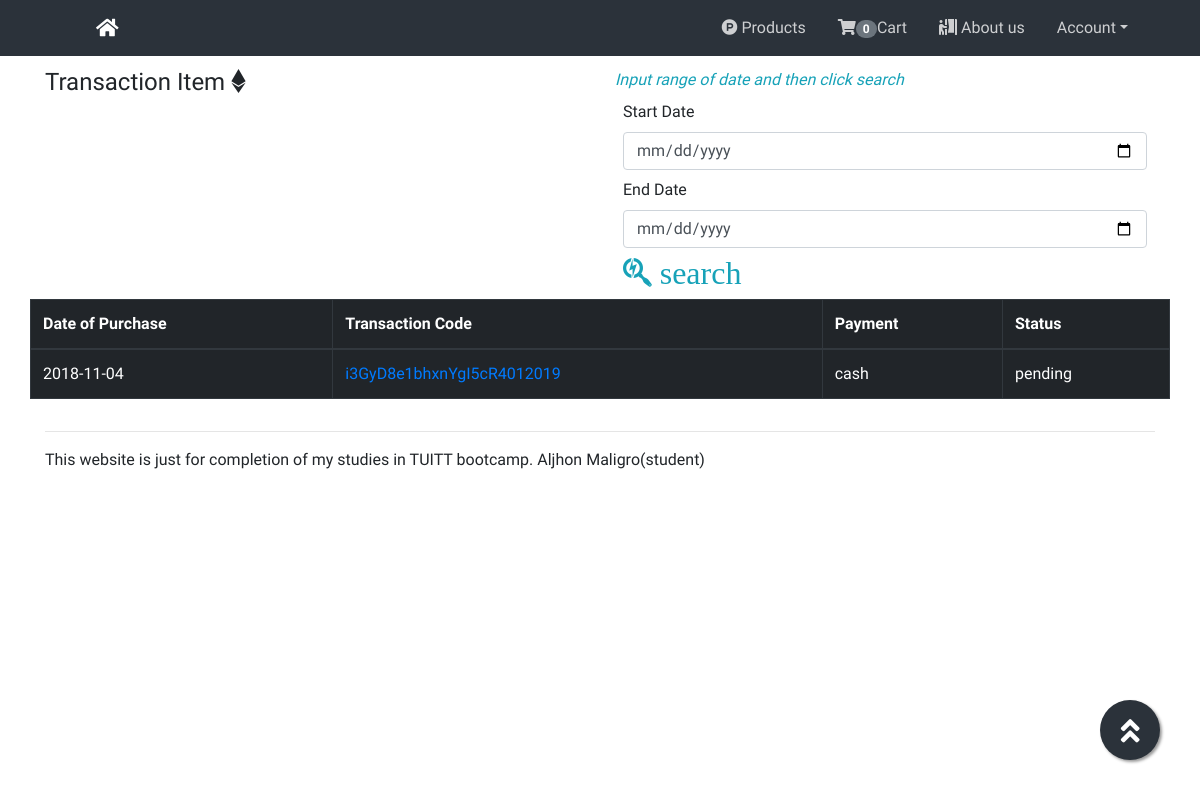
The page /app/controllers/view_tracking.php (signed in) on the database as committed earlier.
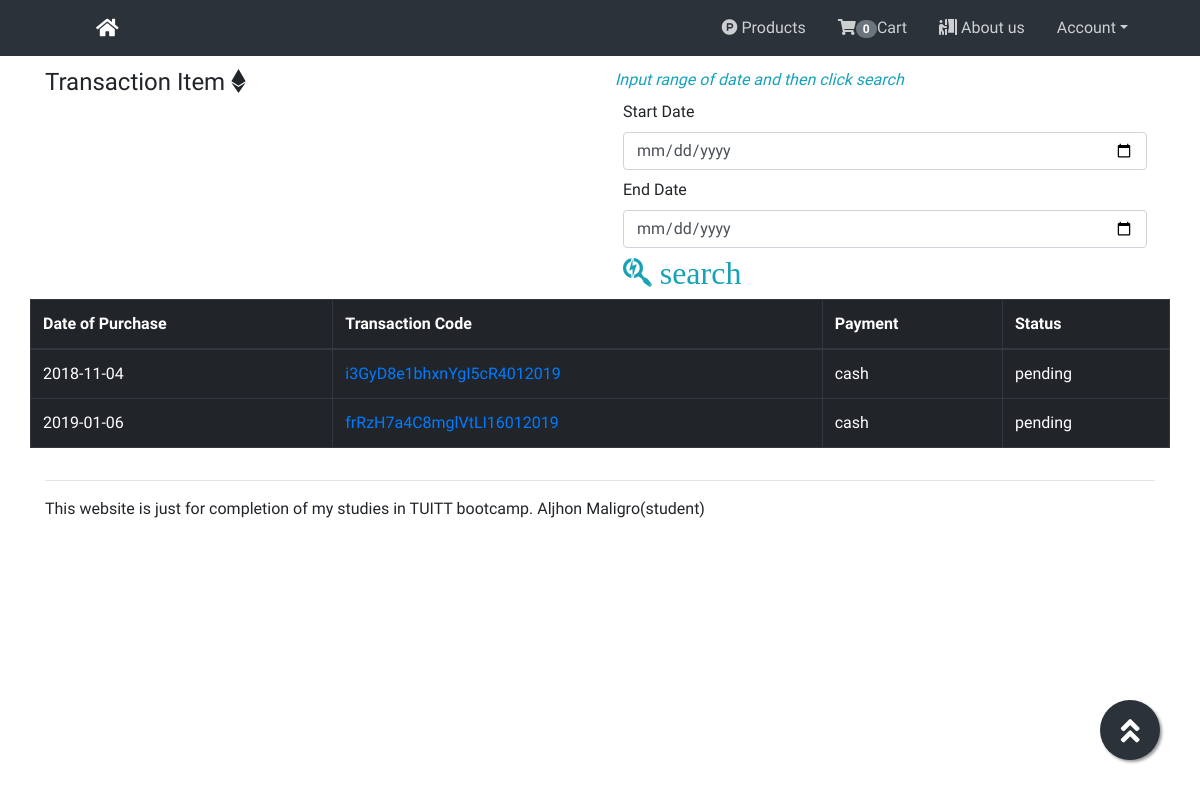
The same page on the database as committed later.
### tables this page shows
CREATE TABLE `tbl_orders` (
  `id` int(11) NOT NULL,
  `user_id` int(11) NOT NULL,
  `transaction_code` varchar(255) DEFAULT NULL,
  `purchase_date` varchar(255) DEFAULT NULL,
  `status_id` int(11) NOT NULL,
  `payment_mode_id` int(11) NOT NULL,
  `payment` varchar(255) NOT NULL,
  `shipping_address` varchar(255) DEFAULT NULL
);

CREATE TABLE `tbl_status` (
  `id` int(11) NOT NULL,
  `name` varchar(255) NOT NULL
);

### app/controllers/view_tracking.php (the view, shortened to what this page needs)
<?php require_once "../partials/header.php"; ?>
<section class="mp">
<div class="container">
	<div class="row">
		<div class="col-md-6 mt-2">
		<h4>Transaction Item <i class="fab fa-ethereum"></i></h4>
		</div>
		<div class="col-md-6 mt-2">
			<span class="text-info"><em>Input range of date and then click search</em></span>
			<div class="row m-2">
			<label for="startDate">Start Date</label>
		    <input type="date" class="form-control" id="startDate" placeholder="00/00/0000">
		    </div>
			<div class="row m-2">
			<label for="endDate">End Date</label>
			<input type="date" class="form-control" id="endDate" placeholder="00/00/0000">
			</div>
			<div class="row m-2">
				<a href="#" class="text-info" onclick="viewTracking()"> <i class="fab fa-searchengin fa-2x"> search</i></a>
			</div>
		</div>
	</div>
<div class="row">
<div class="table-responsive">
<table class="table table-bordered table-dark">
<thead>
<tr>
<th scope="col">Date of Purchase</th>
<th scope="col">Transaction Code</th>
<th scope="col">Payment</th>
<th scope="col">Status</th>
</tr>
</thead>
 <tbody id="trackingDiv">
	<?php
	require_once "connection.php";
	$id = $_SESSION['userid'];
	$sql = "SELECT o.id 'tid',o.purchase_date 'pdate', o.transaction_code 'tcode',o.payment 'payment', s.name 'status' from tbl_orders o, tbl_status s where o.status_id = s.id AND user_id = '$id' ";
	$result = mysqli_query($con,$sql);
	if(mysqli_num_rows($result) > 0){
		while ($row = mysqli_fetch_assoc($result)) {
			echo "<tr><td>$row[pdate]</td>";
			echo "<td><a href='#' onclick='showTrans($row[tid])'>$row[tcode]</a></td>
			<td>$row[payment]</td>
			<td>$row[status]</td>
			</tr>";
		}
	}
	?>
</tbody>
</table>
</div>
</div>
</div>
</section>
<?php require_once "../partials/footer.php"; ?>

Rows that differ between the two databases and show on the page:
added tbl_orders: purchase_date "2019-01-06", transaction_code "frRzH7a4C8mglVtLI16012019", payment "cash", status.name "pending"
